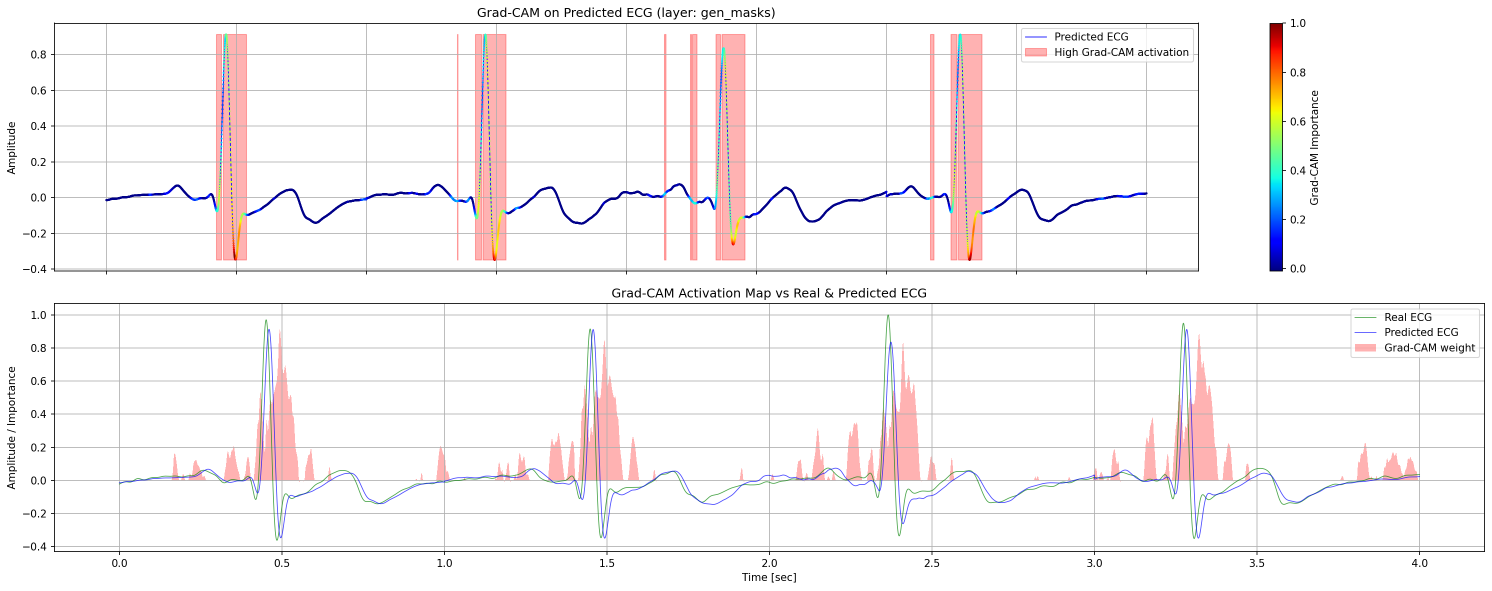
#> input picture plot_data/supplement_figure_S3/retained_source_export/grad_cam_predicted_ecg.png, 2984 x 1181 px (shown at 1/2 size)
$ python plot_recovered_gradcam.py
#> lines starting #> are read from the running program, lines starting #| are printed output that depends on the picture
from __future__ import annotations

from pathlib import Path

import matplotlib.pyplot as plt
import numpy as np
from PIL import Image, ImageOps, ImageDraw


SAMPLE_RATE = 2000
HIGH_ACTIVATION_THRESHOLD = 0.3


def draw_overlay(axis, time, prediction, grad_cam, add_colorbar=True):
    axis.plot(time, prediction, color="blue", linewidth=0.8, label="Predicted ECG")
    axis.fill_between(
        time,
        prediction.min(),
        prediction.max(),
        where=grad_cam > HIGH_ACTIVATION_THRESHOLD,
        alpha=0.3,
        color="red",
        label="High Grad-CAM activation",
    )
    scatter = axis.scatter(time, prediction, c=grad_cam, cmap="jet", s=1, zorder=5)
    axis.set_ylabel("Amplitude")
    axis.set_title("Grad-CAM on Predicted ECG (layer: gen_masks)")
    axis.legend(loc="upper right")
    axis.grid(True)
    if add_colorbar:
        plt.colorbar(scatter, ax=axis, label="Grad-CAM Importance")
    return scatter


def draw_activation_map(axis, time, reference, prediction, grad_cam):
    scale = np.max(np.abs(prediction))
    axis.plot(time, reference, color="green", linewidth=0.8, alpha=0.7, label="Real ECG")
    axis.plot(time, prediction, color="blue", linewidth=0.8, alpha=0.7, label="Predicted ECG")
    axis.fill_between(
        time,
        0,
        grad_cam * scale,
        step="mid",
        alpha=0.3,
        color="red",
        label="Grad-CAM weight",
    )
    axis.set_xlabel("Time [sec]")
    axis.set_ylabel("Amplitude / Importance")
    axis.set_title("Grad-CAM Activation Map vs Real & Predicted ECG")
    axis.legend(loc="upper right")
    axis.grid(True)


def make_confirmation_sheet(original_path: Path, regenerated_path: Path, output_path: Path):
    original = Image.open(original_path).convert("RGB")
    regenerated = Image.open(regenerated_path).convert("RGB")
    target_height = max(original.height, regenerated.height)

    def fit_height(image):
        width = round(image.width * target_height / image.height)
        return image.resize((width, target_height), Image.Resampling.LANCZOS)

    original = fit_height(original)
    regenerated = fit_height(regenerated)
    header = 80
    gap = 20
    sheet = Image.new(
        "RGB",
        (original.width + regenerated.width + gap, target_height + header),
        "white",
    )
    sheet.paste(original, (0, header))
    sheet.paste(regenerated, (original.width + gap, header))
    draw = ImageDraw.Draw(sheet)
    draw.text((20, 25), "Retained paper source", fill="black")
    draw.text((original.width + gap + 20, 25), "Regenerated from recovered P13 arrays", fill="black")
    sheet = ImageOps.contain(sheet, (6000, 2400))
    sheet.save(output_path, quality=95)


def main():
    root = Path(__file__).resolve().parent
    prediction = np.load(root / "paper_prediction_segment.npy")
#> (reads plot_data/supplement_figure_S3/segment_match_search/recovered_paper_arrays/paper_prediction_segment.npy from the repository)
    reference = np.load(root / "paper_input_segment.npy")
#> (reads plot_data/supplement_figure_S3/segment_match_search/recovered_paper_arrays/paper_input_segment.npy from the repository)
    grad_cam = np.load(root / "paper_grad_cam_upsampled.npy")
#> (reads plot_data/supplement_figure_S3/segment_match_search/recovered_paper_arrays/paper_grad_cam_upsampled.npy from the repository)
    time = np.arange(prediction.size) / SAMPLE_RATE

    fig, axes = plt.subplots(2, 1, figsize=(20, 8), sharex=True)
    draw_overlay(axes[0], time, prediction, grad_cam)
    draw_activation_map(axes[1], time, reference, prediction, grad_cam)
    fig.tight_layout()
    combined_png = root / "recovered_grad_cam_predicted_ecg.png"
    fig.savefig(combined_png, dpi=150, bbox_inches="tight")
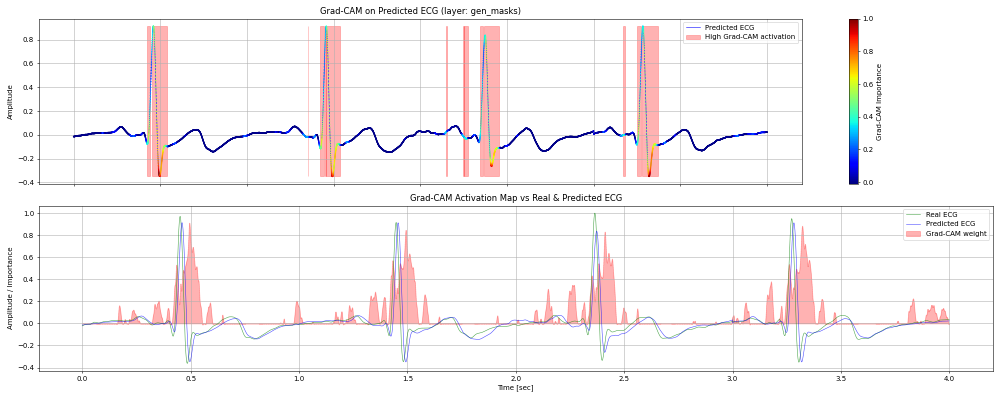
#> figure drawn by matplotlib, 3 panels; panel 2: curve peaks at x = 2.37, y = 1; panel 2: curve peaks at x = 0.461, y = 0.913
    fig.savefig(root / "recovered_grad_cam_predicted_ecg.svg", bbox_inches="tight")
    plt.close(fig)

    original = root.parents[1] / "retained_source_export" / "grad_cam_predicted_ecg.png"
    make_confirmation_sheet(
        original,
        combined_png,
        root / "retained_vs_recovered_comparison.png",
    )
#> in make_confirmation_sheet, `sheet = Image.new( "RGB", (original.width + regenerated.width + gap, t..`: sheet: PIL image 5988x1261 RGB; every value is 255
#> in make_confirmation_sheet, `sheet.paste(original, (0, header))`:
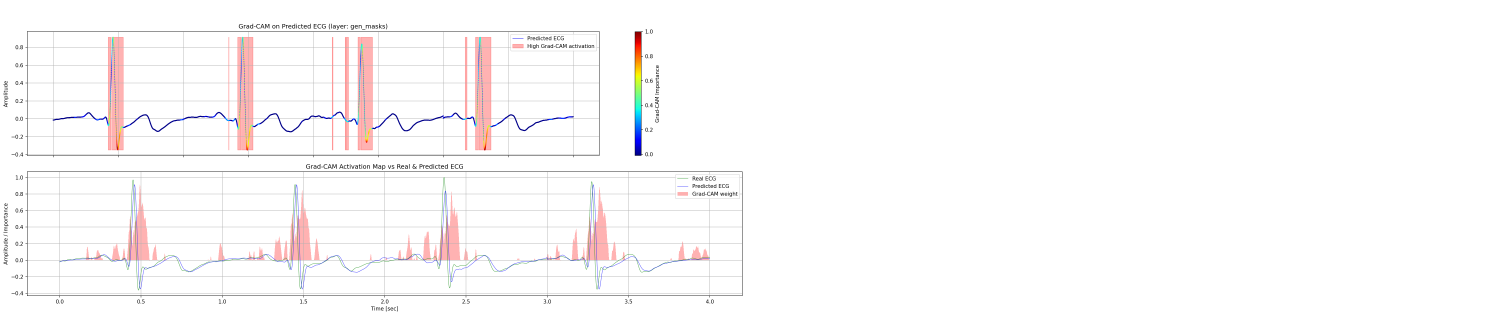
#> sheet: PIL image 5988x1261 RGB (shown at 1/4 size); mean R, G, B 251.6, 249.9, 250.1
#> in make_confirmation_sheet, `sheet.paste(regenerated, (original.width + gap, header))`:
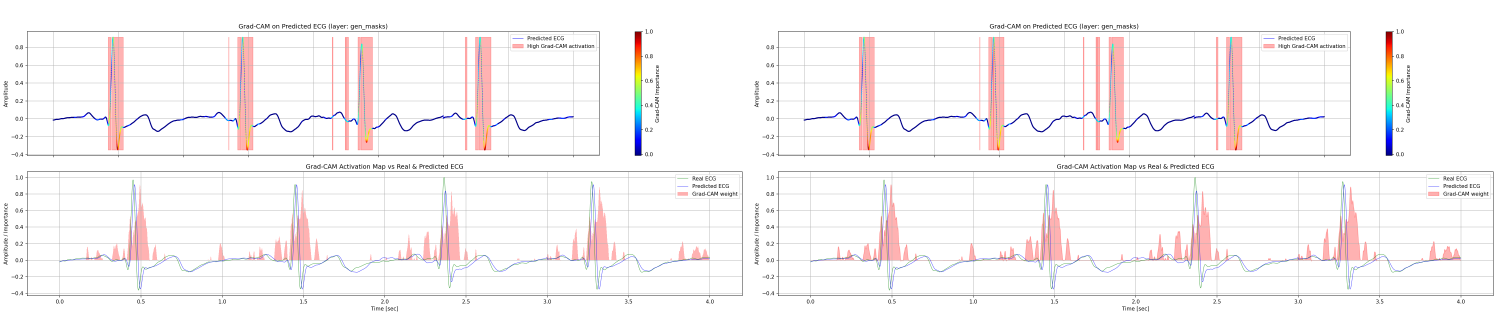
#> sheet: PIL image 5988x1261 RGB (shown at 1/4 size); mean R, G, B 248.1, 244.5, 245.1
#> in make_confirmation_sheet, `sheet = ImageOps.contain(sheet, (6000, 2400))`:
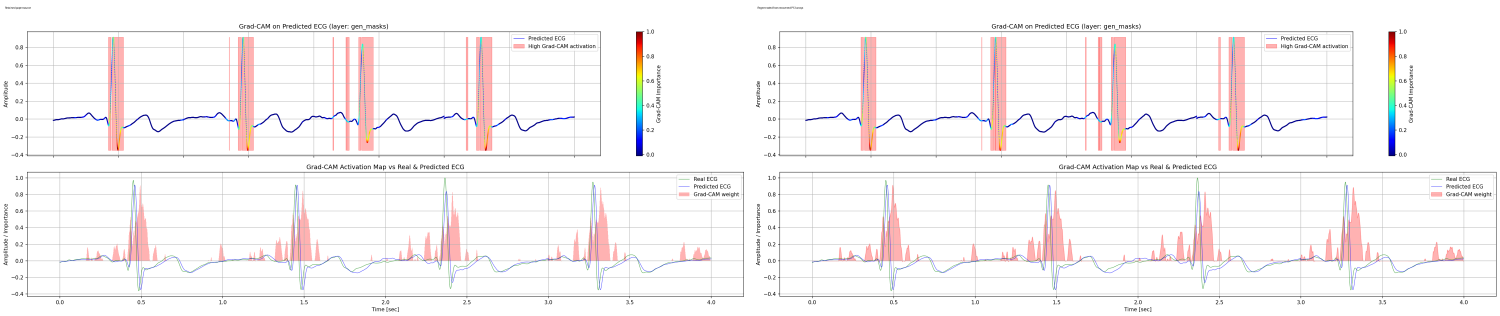
#> sheet: PIL image 6000x1264 RGB (shown at 1/4 size); mean R, G, B 247.9, 244.3, 244.9

    fig, axis = plt.subplots(figsize=(20, 5))
    draw_overlay(axis, time, prediction, grad_cam)
    axis.set_xlabel("Time [sec]")
    fig.tight_layout()
    fig.savefig(root / "recovered_grad_cam_overlay.png", dpi=300, bbox_inches="tight")
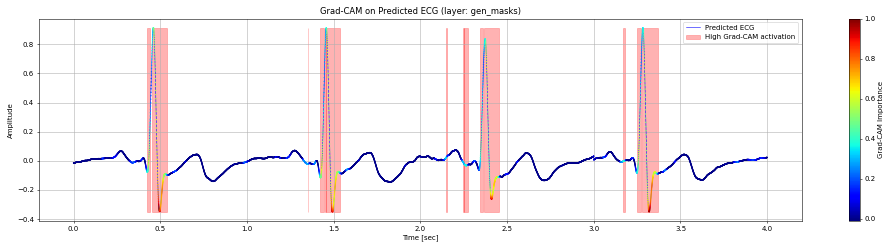
#> figure drawn by matplotlib, 2 panels; panel 1: curve peaks at x = 0.461, y = 0.913
    fig.savefig(root / "recovered_grad_cam_overlay.svg", bbox_inches="tight")
    plt.close(fig)

    fig, axis = plt.subplots(figsize=(20, 5))
    draw_activation_map(axis, time, reference, prediction, grad_cam)
    fig.tight_layout()
    fig.savefig(root / "recovered_grad_cam_activation_map.png", dpi=300, bbox_inches="tight")
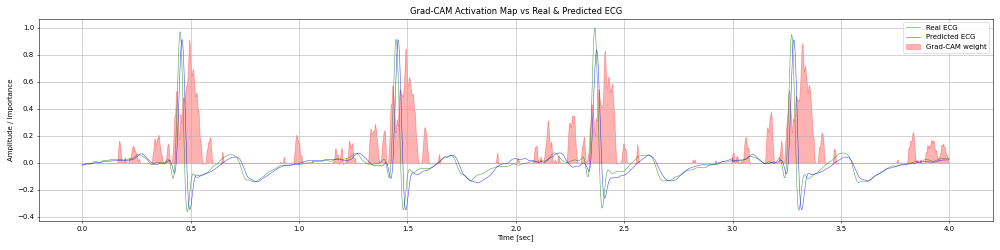
#> figure drawn by matplotlib, 1 panel; curve peaks at x = 2.37, y = 1; curve peaks at x = 0.461, y = 0.913
    fig.savefig(root / "recovered_grad_cam_activation_map.svg", bbox_inches="tight")
    plt.close(fig)

    print(f"Saved regenerated figures to {root}")


if __name__ == "__main__":
    main()
